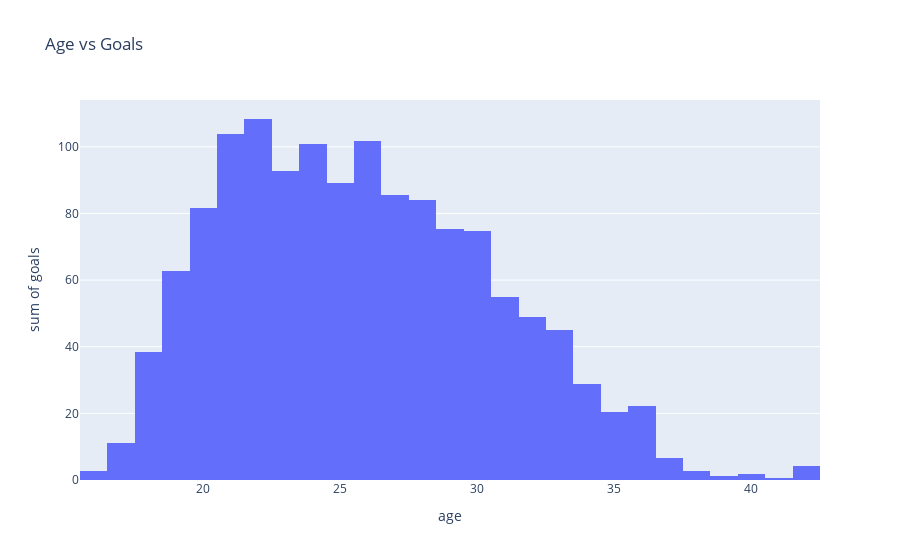

Notebook cell for this chart:
### Markdown cell above
2. Age vs Assists

### Code cell
age_goals = df.groupby('age')['goals'].sum().reset_index()

fig = px.histogram(age_goals, nbins=35, x='age', y='goals', title='Age vs Goals')
fig.show()

### Figure 1 — Plotly figure (JSON) as saved in the notebook; plotly's stock layout.template omitted (floating-point values rounded to 4 significant figures)
{"data": [{"alignmentgroup": "True", "bingroup": "x", "histfunc": "sum", "hovertemplate": "age=%{x}<br>sum of goals=%{y}<extra></extra>", "legendgroup": "", "marker": {"color": "#636efa", "pattern": {"shape": ""}}, "name": "", "nbinsx": 35, "offsetgroup": "", "orientation": "v", "showlegend": false, "type": "histogram", "x": [15, 16, 17, 18, 19, 20, 21, 22, 23, 24, 25, 26, 26.04, 27, 28, 29, 30, 31, 32, 33, 34, 35, 36, 37, 38, 39, 40, 41, 42, 43], "xaxis": "x", "y": [0, 2.612, 11.2, 38.43, 62.67, 81.53, 103.9, 108.4, 92.62, 100.8, 89.18, 100.8, 0.8646, 85.69, 84.07, 75.41, 74.88, 54.92, 48.81, 45.16, 28.69, 20.35, 22.19, 6.581, 2.639, 1.197, 1.809, 0.7438, 4.091, 0], "yaxis": "y"}], "layout": {"barmode": "relative", "legend": {"tracegroupgap": 0}, "title": {"text": "Age vs Goals"}, "xaxis": {"anchor": "y", "domain": [0, 1], "title": {"text": "age"}}, "yaxis": {"anchor": "x", "domain": [0, 1], "title": {"text": "sum of goals"}}}}
